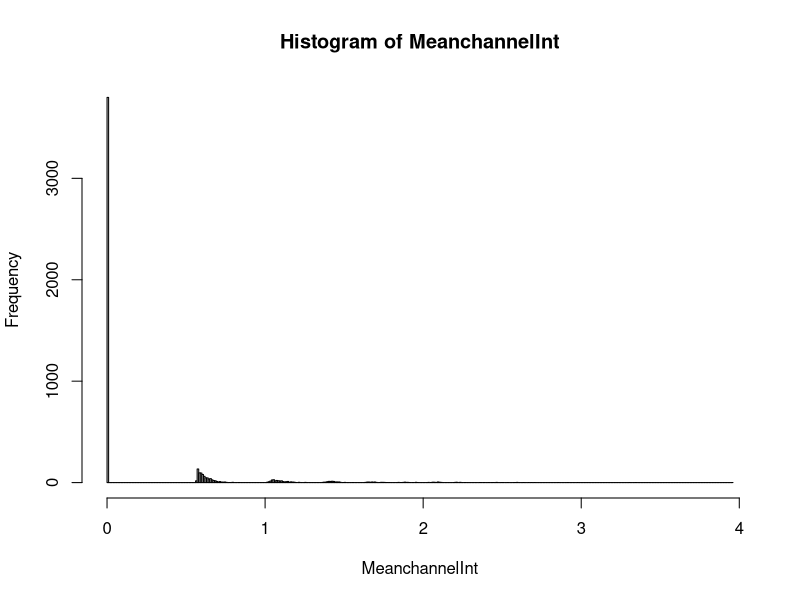

Here is the R script that generated this plot: (Note: this script raises an error after producing the figure.)
#model distribution of noise signal
Ncells=5000
Nmes=20


channelInt<-lapply(1:Ncells, function(x){
  unlist(lapply(1:(rchisq(1, 5)^3+17), function(y){
    z=rnorm(1)
    (ifelse(z>3,z,0))
  }))
})

MeanchannelInt<-asinh(unlist(lapply(channelInt,sum))/5)
X11();hist(MeanchannelInt,300)
skewness(MeanchannelInt,300)
X11();hist(rnorm(500)^8,300)

X11();hist(rchisq(10000,20),300)
skewness(rchisq(10000,3))

X11();hist(rchisq(10000, 5)+17,200)
